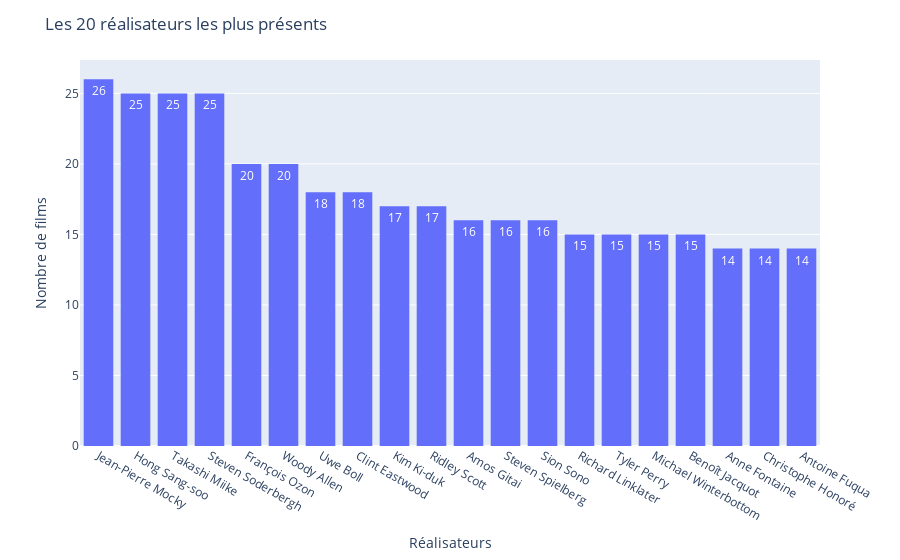

Notebook code cell kept with this figure:
### Code cell
#  faire histogramme des réalisateurs les plus présents

# grouper les données par acteur et compter le nombre d'occurrences
df_real_count = films_db.groupby('Realisateur')['Titre'].count()

# trier les valeurs et sélectionner les 20 meilleurs
df_real_count = df_real_count.sort_values(ascending=False)[:20]


fig_13=px.histogram(df_real_count, x=df_real_count.index, y=df_real_count.values, text_auto=True)

fig_13.update_layout(title='Les 20 réalisateurs les plus présents', xaxis_title='Réalisateurs',
                 yaxis_title='Nombre de films', bargap=0.2)

fig_13.show()

### Figure 1 — Plotly figure (JSON) as saved in the notebook; plotly's stock layout.template omitted (floating-point values rounded to 4 significant figures)
{"data": [{"alignmentgroup": "True", "bingroup": "x", "histfunc": "sum", "hovertemplate": "Realisateur=%{x}<br>sum of y=%{y}<extra></extra>", "legendgroup": "", "marker": {"color": "#636efa", "pattern": {"shape": ""}}, "name": "", "offsetgroup": "", "orientation": "v", "showlegend": false, "texttemplate": "%{value}", "type": "histogram", "x": ["Jean-Pierre Mocky", "Hong Sang-soo", "Takashi Miike", "Steven Soderbergh", "François Ozon", "Woody Allen", "Uwe Boll", "Clint Eastwood", "Kim Ki-duk", "Ridley Scott", "Amos Gitai", "Steven Spielberg", "Sion Sono", "Richard Linklater", "Tyler Perry", "Michael Winterbottom", "Benoît Jacquot", "Anne Fontaine", "Christophe Honoré", "Antoine Fuqua"], "xaxis": "x", "y": [26, 25, 25, 25, 20, 20, 18, 18, 17, 17, 16, 16, 16, 15, 15, 15, 15, 14, 14, 14], "yaxis": "y"}], "layout": {"bargap": 0.2, "barmode": "relative", "legend": {"tracegroupgap": 0}, "margin": {"t": 60}, "title": {"text": "Les 20 réalisateurs les plus présents"}, "xaxis": {"anchor": "y", "domain": [0, 1], "title": {"text": "Réalisateurs"}}, "yaxis": {"anchor": "x", "domain": [0, 1], "title": {"text": "Nombre de films"}}}}
